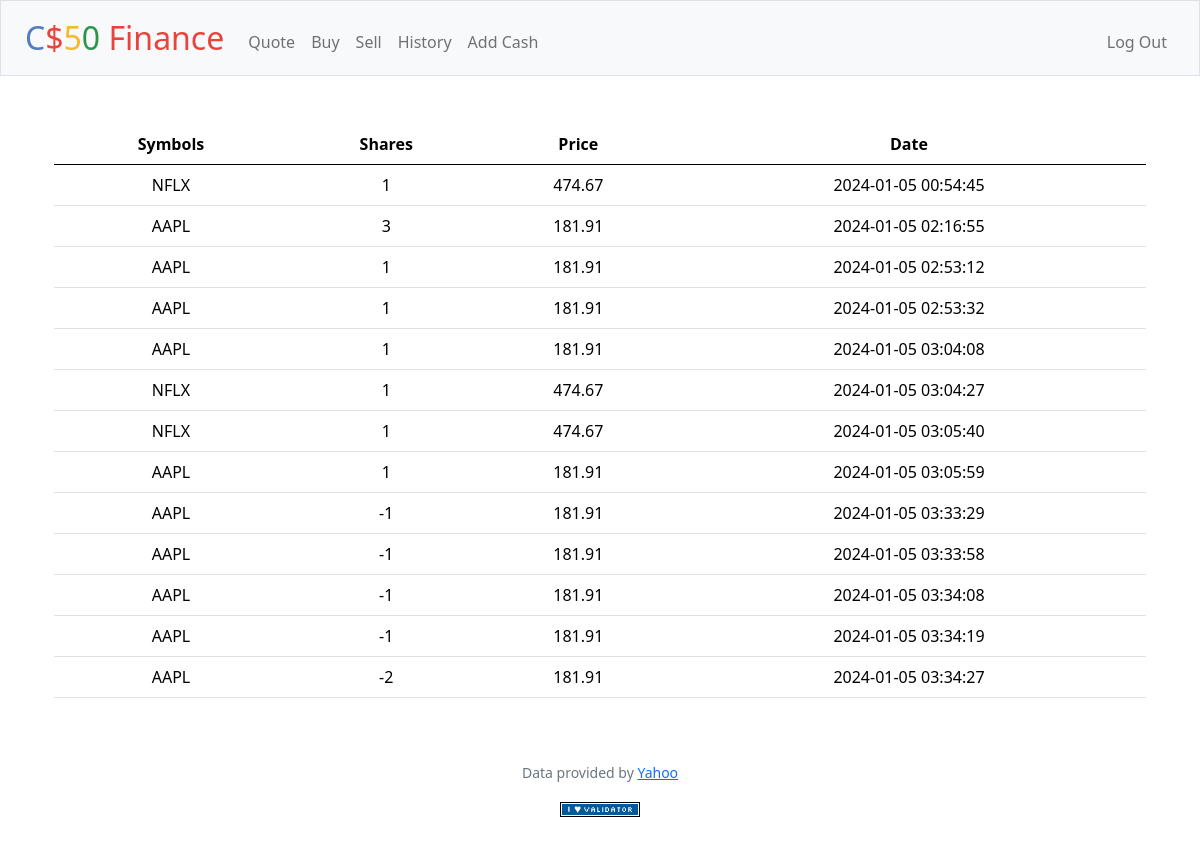
The app's page /history (signed in) with its own data.
### tables this page shows
CREATE TABLE 'transactions' ('id' INTEGER PRIMARY KEY AUTOINCREMENT NOT NULL, 'user_id' INTEGER, 'symbol' TEXT, 'shares' INTEGER, 'price' REAL, 'date' DATETIME);

### app.py (the view)
@app.route("/history")
@login_required
def history():
    user_id = session["user_id"]
    transactions_db = db.execute("SELECT * from transactions WHERE user_id = :id", id=user_id)
    return render_template("history.html", transactions = transactions_db)

### app.py (called while the page is built)
@app.after_request
def after_request(response):
    response.headers["Cache-Control"] = "no-cache, no-store, must-revalidate"
    response.headers["Expires"] = 0
    response.headers["Pragma"] = "no-cache"
    return response

### helpers.py (called while the page is built)
def login_required(f):
    @wraps(f)
    def decorated_function(*args, **kwargs):
        if session.get("user_id") is None:
            return redirect("/login")
        return f(*args, **kwargs)
    return decorated_function

### templates/history.html (shortened to what this page needs)
{% extends "layout.html" %}
{% block main %}
<table class="table">
    <thead>
      <tr>
        <th scope="col">Symbols</th>
        <th scope="col">Shares</th>
        <th scope="col">Price</th>
        <th scope="col">Date</th>
      </tr>
    </thead>
    <tbody>
      {% for row in transactions %}
        <tr>
            <td>{{ row["symbol"]}}</td>
            <td>{{ row["shares"]}}</td>
            <td>{{ row["price"]}}</td>
            <td>{{ row["date"]}}</td>
        </tr>
      {% endfor %}
    </tbody>
  </table>
{% endblock %}

### templates/layout.html (shortened to what this page needs)
<!DOCTYPE html>
<html lang="en">
    <head>
        <link href="https://cdn.jsdelivr.net/npm/bootstrap@5.3.2/dist/css/bootstrap.min.css" rel="stylesheet">
        <link href="https://cdn.jsdelivr.net/npm/bootstrap@5.0.2/dist/css/bootstrap.min.css" rel="stylesheet">
        <link href="/static/styles.css" rel="stylesheet">
    </head>
    <body>
        <nav class="bg-light border navbar navbar-expand-md navbar-light">
            <div class="container-fluid">
                <a class="navbar-brand" href="/"><span class="blue">C</span><span class="red">$</span><span class="yellow">5</span><span class="green">0</span> <span class="red">Finance</span></a>
                <div class="collapse navbar-collapse" id="navbar">
                    {% if session["user_id"] %}
                        <ul class="navbar-nav me-auto mt-2">
                            <li class="nav-item"><a class="nav-link" href="/quote">Quote</a></li>
                            <li class="nav-item"><a class="nav-link" href="/buy">Buy</a></li>
                            <li class="nav-item"><a class="nav-link" href="/sell">Sell</a></li>
                            <li class="nav-item"><a class="nav-link" href="/history">History</a></li>
                            <li class="nav-item"><a class="nav-link" href="/add_cash">Add Cash</a></li>
                        </ul>
                        <ul class="navbar-nav ms-auto mt-2">
                            <li class="nav-item"><a class="nav-link" href="/logout">Log Out</a></li>
                        </ul>
                    {% else %}
                        <ul class="navbar-nav ms-auto mt-2">
                            <li class="nav-item"><a class="nav-link" href="/register">Register</a></li>
                            <li class="nav-item"><a class="nav-link" href="/login">Log In</a></li>
                        </ul>
                    {% endif %}
                </div>
            </div>
        </nav>
        <main class="container py-5 text-center">
            {% block main %}{% endblock %}
        </main>
        <footer class="mb-5">
            <p class="mb-3 small text-center text-muted">
                Data provided by <a href="https://finance.yahoo.com/">Yahoo</a>
            </p>
            <form action="https://validator.w3.org/check" class="text-center" enctype="multipart/form-data" method="post" target="_blank">
                <input alt="Validate" src="/static/I_heart_validator.png" type="image">
            </form>
        </footer>
    </body>
</html>

### static/styles.css (style rules this page uses)
nav .navbar-brand { font-size: xx-large; }
nav .navbar-brand .blue { color: #537fbe; }
nav .navbar-brand .red { color: #ea433b; }
nav .navbar-brand .yellow { color: #f5b82e; }
nav .navbar-brand .green { color: #2e944b; }

### records on screen
transactions: symbol "NFLX", shares "1", price "474.67", date "2024-01-05 00:54:45"
transactions: symbol "AAPL", shares "3", price "181.91", date "2024-01-05 02:16:55"
transactions: symbol "AAPL", shares "1", price "181.91", date "2024-01-05 02:53:12"
transactions: symbol "AAPL", shares "1", price "181.91", date "2024-01-05 02:53:32"
transactions: symbol "AAPL", shares "1", price "181.91", date "2024-01-05 03:04:08"
transactions: symbol "NFLX", shares "1", price "474.67", date "2024-01-05 03:04:27"
transactions: symbol "NFLX", shares "1", price "474.67", date "2024-01-05 03:05:40"
transactions: symbol "AAPL", shares "1", price "181.91", date "2024-01-05 03:05:59"
transactions: symbol "AAPL", shares "-1", price "181.91", date "2024-01-05 03:33:29"
transactions: symbol "AAPL", shares "-1", price "181.91", date "2024-01-05 03:33:58"
transactions: symbol "AAPL", shares "-1", price "181.91", date "2024-01-05 03:34:08"
transactions: symbol "AAPL", shares "-1", price "181.91", date "2024-01-05 03:34:19"
transactions: symbol "AAPL", shares "-2", price "181.91", date "2024-01-05 03:34:27"
